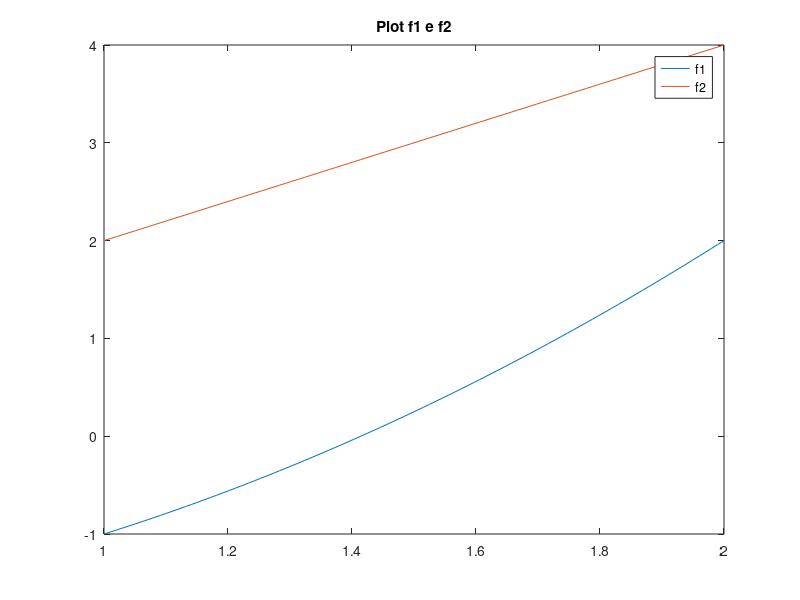
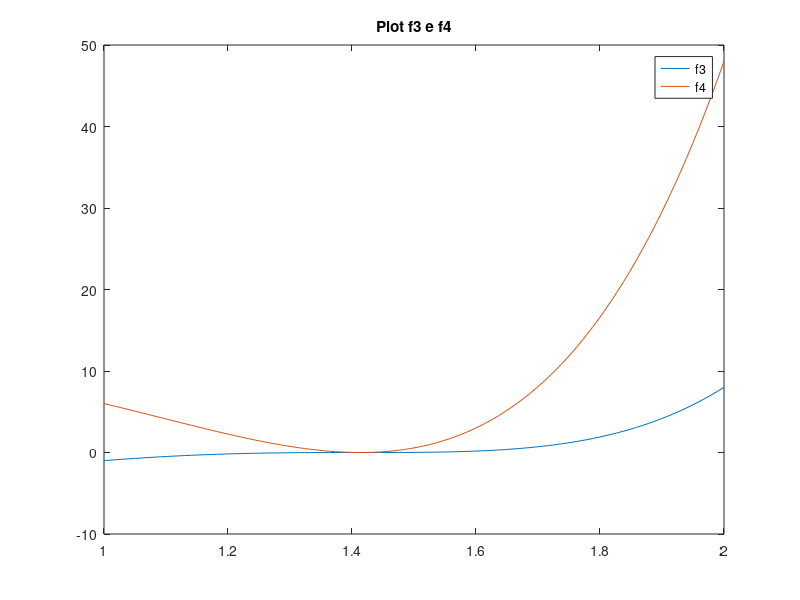
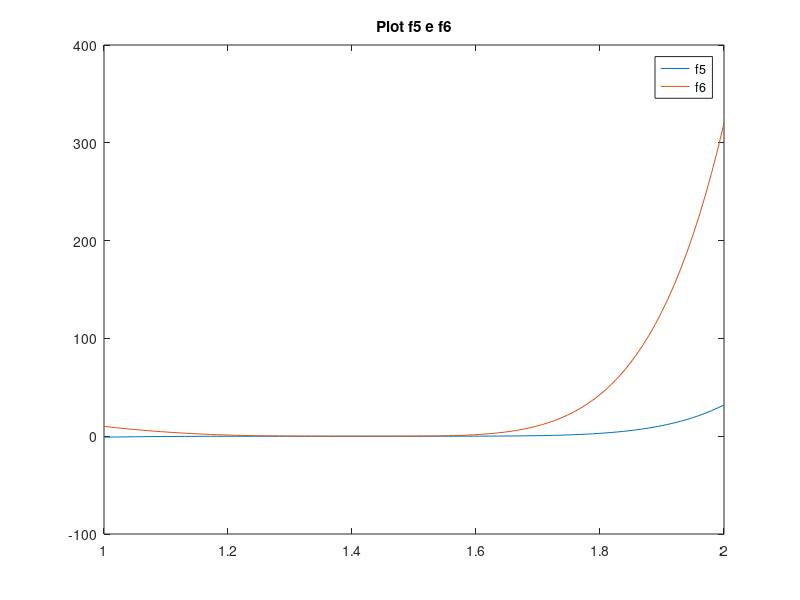

Write MATLAB code to recreate these figures, in order. (Note: this script raises an error after producing the figures.)
% Adnan Latif Gazi Matricola 1224442
clear all;
clc;

%% funzioni
f1 = @(x) x.^2-2;
f2 = @(x) 2.*x;
f3 = @(x) f1(x).^3;
f4 = @(x) 6.*x.*(f1(x)).^2;
f5 = @(x) f1(x).^5;
f6 = @(x) 10.*x.*(f1(x)).^4;

%% variabili globali
a = 1;
b = 2;
x = linspace(a, b);
solvera = sqrt(2);
x0 = 2;
toll = 10^-8;
itmax = 100;
method = 's';
m1 = 1;
m2 = 3;
m3 = 5;

%% plot funzioni e derivate
figure(1);
plot(x, f1(x));
hold on;
plot(x, f2(x));
title('Plot f1 e f2');
legend('f1', 'f2');
hold off;

figure(2);
plot(x, f3(x));
hold on;
plot(x, f4(x));
title('Plot f3 e f4');
legend('f3', 'f4');
hold off;

figure(3);
plot(x, f5(x));
hold on;
plot(x, f6(x));
title('Plot f5 e f6');
legend('f5', 'f6');
hold off;

%% calcolo zero di funzione
[zero1, res1, iterates1, flag1] = Newton(f1, f2, x0, toll, itmax, method);
[zero2, res2, iterates2, flag2] = Newton(f3, f4, x0, toll, itmax, method);
[zero3, res3, iterates3, flag3] = Newton(f5, f6, x0, toll, itmax, method);

%% calcolo p
if f2(zero1) ~= 0
    p1 = 2;
else
    p1 = 1;
end

if f4(zero2) ~= 0
    p2 = 2;
else
    p2 = 1;
end

if f6(zero3) ~= 0
    p3 = 2;
else
    p3 = 1;
end

%% stampa a video risulatati
switch flag1
    case 's'
        fprintf('Uscita per test dello scarto:\n');
        fprintf('Ultima approssimazione della radice: %f\n', zero1);
        fprintf('Errore finale: %f\n', abs(zero1-solvera));
        fprintf('Modulo del residuo: %f\n', res1);
        fprintf('Iterate del metodo di Newton: [%fx%f]\n', size(iterates1, 1), size(iterates1, 2));
    case 'r'
        fprintf('Uscita per test del residuo:\n');
        fprintf('Ultima approssimazione della radice: %f\n', zero1);
        fprintf('Errore finale: %f\n', abs(zero1-solvera));
        fprintf('Modulo del residuo: %f\n', res1);
        fprintf('Iterate del metodo di Newton: [%fx%f]\n', size(iterates1, 1), size(iterates1, 2));
    case 'a'
        fprintf('Uscita causato da entrambi i test:\n');
        fprintf('Ultima approssimazione della radice: %f\n', zero1);
        fprintf('Errore finale: %f\n', abs(zero1-solvera));
        fprintf('Modulo del residuo: %f\n', res1);
        fprintf('Iterate del metodo di Newton: [%fx%f]\n', size(iterates1, 1), size(iterates1, 2));
    case 'e'
        fprintf('Raggiunto il massimo numero di iterazioni:\n');
        fprintf('Ultima approssimazione della radice: %f\n', zero1);
        fprintf('Errore finale: %f\n', abs(zero1-solvera));
        fprintf('Modulo del residuo: %f\n', res1);
        fprintf('Iterate del metodo di Newton: [%fx%f]\n', size(iterates1, 1), size(iterates1, 2));
    case 'f'
        fprintf('Residuo 0 in un numero finito di iterazioni:\n');
        fprintf('Ultima approssimazione della radice: %f\n', zero1);
        fprintf('Errore finale: %f\n', abs(zero1-solvera));
        fprintf('Modulo del residuo: %f\n', res1);
        fprintf('Iterate del metodo di Newton: [%fx%f]\n', size(iterates1, 1), size(iterates1, 2));
end

switch flag2
    case 's'
        fprintf('Uscita per test dello scarto:\n');
        fprintf('Ultima approssimazione della radice: %f\n', zero2);
        fprintf('Errore finale: %f\n', abs(zero2-solvera));
        fprintf('Modulo del residuo: %f\n', res2);
        fprintf('Iterate del metodo di Newton: [%fx%f]\n', size(iterates2, 1), size(iterates2, 2));
    case 'r'
        fprintf('Uscita per test del residuo:\n');
        fprintf('Ultima approssimazione della radice: %f\n', zero2);
        fprintf('Errore finale: %f\n', abs(zero2-solvera));
        fprintf('Modulo del residuo: %f\n', res2);
        fprintf('Iterate del metodo di Newton: [%fx%f]\n', size(iterates2, 1), size(iterates2, 2));
    case 'a'
        fprintf('Uscita causato da entrambi i test:\n');
        fprintf('Ultima approssimazione della radice: %f\n', zero2);
        fprintf('Errore finale: %f\n', abs(zero2-solvera));
        fprintf('Modulo del residuo: %f\n', res2);
        fprintf('Iterate del metodo di Newton: [%fx%f]\n', size(iterates2, 1), size(iterates2, 2));
    case 'e'
        fprintf('Raggiunto il massimo numero di iterazioni:\n');
        fprintf('Ultima approssimazione della radice: %f\n', zero2);
        fprintf('Errore finale: %f\n', abs(zero2-solvera));
        fprintf('Modulo del residuo: %f\n', res2);
        fprintf('Iterate del metodo di Newton: [%fx%f]\n', size(iterates2, 1), size(iterates2, 2));
    case 'f'
        fprintf('Residuo 0 in un numero finito di iterazioni:\n');
        fprintf('Ultima approssimazione della radice: %f\n', zero2);
        fprintf('Errore finale: %f\n', abs(zero2-solvera));
        fprintf('Modulo del residuo: %f\n', res2);
        fprintf('Iterate del metodo di Newton: [%fx%f]\n', size(iterates2, 1), size(iterates2, 2));
end

switch flag3
    case 's'
        fprintf('Uscita per test dello scarto:\n');
        fprintf('Ultima approssimazione della radice: %f\n', zero3);
        fprintf('Errore finale: %f\n', abs(zero3-solvera));
        fprintf('Modulo del residuo: %f\n', res3);
        fprintf('Iterate del metodo di Newton: [%fx%f]\n', size(iterates3, 1), size(iterates3, 2));
    case 'r'
        fprintf('Uscita per test del residuo:\n');
        fprintf('Ultima approssimazione della radice: %f\n', zero3);
        fprintf('Errore finale: %f\n', abs(zero3-solvera));
        fprintf('Modulo del residuo: %f\n', res3);
        fprintf('Iterate del metodo di Newton: [%fx%f]\n', size(iterates3, 1), size(iterates3, 2));
    case 'a'
        fprintf('Uscita causato da entrambi i test:\n');
        fprintf('Ultima approssimazione della radice: %f\n', zero3);
        fprintf('Errore finale: %f\n', abs(zero3-solvera));
        fprintf('Modulo del residuo: %f\n', res3);
        fprintf('Iterate del metodo di Newton: [%fx%f]\n', size(iterates3, 1), size(iterates3, 2));
    case 'e'
        fprintf('Raggiunto il massimo numero di iterazioni:\n');
        fprintf('Ultima approssimazione della radice: %f\n', zero3);
        fprintf('Errore finale: %f\n', abs(zero3-solvera));
        fprintf('Modulo del residuo: %f\n', res3);
        fprintf('Iterate del metodo di Newton: [%fx%f]\n', size(iterates3, 1), size(iterates3, 2));
    case 'f'
        fprintf('Residuo 0 in un numero finito di iterazioni:\n');
        fprintf('Ultima approssimazione della radice: %f\n', zero3);
        fprintf('Errore finale: %f\n', abs(zero3-solvera));
        fprintf('Modulo del residuo: %f\n', res3);
        fprintf('Iterate del metodo di Newton: [%fx%f]\n', size(iterates3, 1), size(iterates3, 2));
end

%% grafici semilogaritmici
r1 = abs(f1(iterates1));
r2 = abs(f3(iterates2));
r3 = abs(f5(iterates3));

s1 = abs(iterates1(2:end) - iterates1(1:end-1));
s2 = abs(iterates2(2:end) - iterates2(1:end-1));
s3 = abs(iterates3(2:end) - iterates3(1:end-1));

e1 = abs(iterates1 - solvera);
e2 = abs(iterates2 - solvera);
e3 = abs(iterates3 - solvera);

figure(4);
semilogy(r1);
hold on;
semilogy(r2);
semilogy(r3);
semilogy(s1);
semilogy(s2);
semilogy(s3);
semilogy(e1);
semilogy(e2);
semilogy(e3);
title('Errori');
legend('r1', 'r2', 'r3', 's1', 's2', 's3', 'e1', 'e2', 'e3');
hold off;

figure(5);
semilogy(abs(s1(2:end))./abs(s1(1:end-1)).^p1);
hold on;
semilogy(abs(s2(2:end))./abs(s2(1:end-1)).^p2);
semilogy(abs(s3(2:end))./abs(s3(1:end-1)).^p3);
title('Ordine di convergenza');
legend('o1', 'o2', 'o3');
hold off;


figure(6);
semilogy(e1(2:end)./abs(s1).^p1);
hold on;
semilogy(e2(2:end)./abs(s2).^p2);
semilogy(e3(2:end)./abs(s3).^p3);
title('Rapporto');
legend('es1', 'es2', 'es3');
hold off;